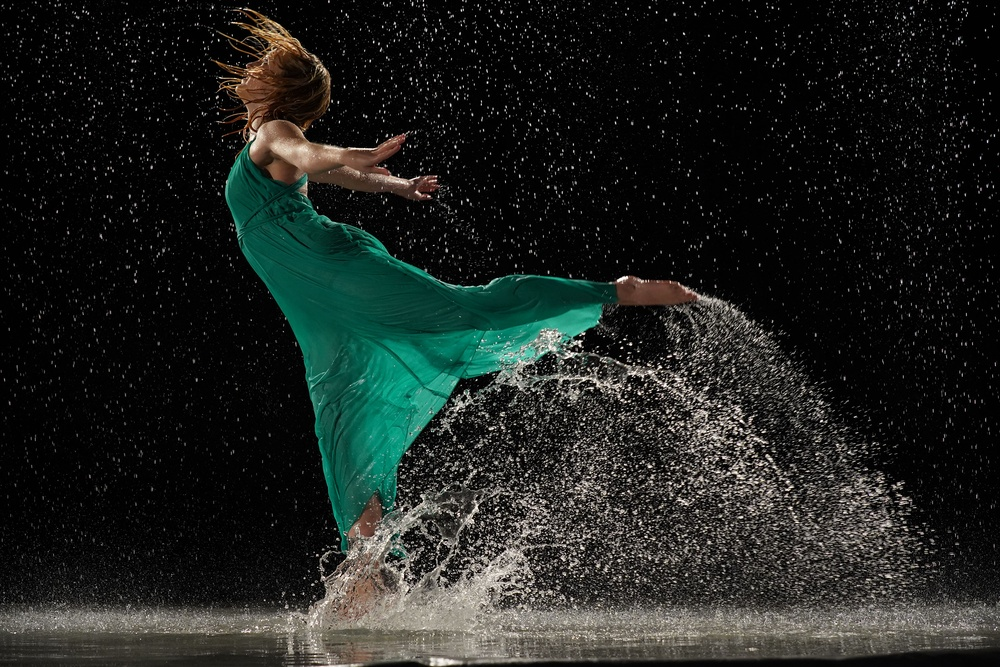
#> input picture img/DancingInWater.jpg, 1000 x 667 px, shrunk from 3000 x 2000 before the run
$ python main.py img/DancingInWater.jpg
#> lines starting #> are read from the running program, lines starting #| are printed output that depends on the picture
#!/usr/bin/env python3

import argparse
import numpy as np
from matplotlib import pyplot as plt
from PIL import Image

parser = argparse.ArgumentParser()
parser.add_argument('image_path', help='path to input image')
args = parser.parse_args()
IMAGE_PATH = args.image_path

def show_img_terminal(img_arr):
    str = ''
    for i in range(img_arr.shape[0]):
        for j in range(img_arr.shape[1]):
            #print(f'\x1b[48;2;{img_arr[i][j][0]};{img_arr[i][j][1]};{img_arr[i][j][2]}m  ', end='')
            str += f'\x1b[48;2;{img_arr[i][j][0]};{img_arr[i][j][1]};{img_arr[i][j][2]}m  '
        str += '\x1b[0m\n'
    print(str)
    print('\x1b[0m', end='')


def show_img_terminal_numbers(img_arr):
    for i in range(img_arr.shape[0]):
        for j in range(img_arr.shape[1]):
            print(img_arr[i][j], end='')
        print('')


img = Image.open(IMAGE_PATH)
#> img is the input picture: PIL image 1000x667 RGB; mean R, G, B 31.1, 35.7, 32.4
img_arr = np.asarray(img)
print('Original image:')
show_img_terminal(img_arr)
#> (printed output is left out)

RGB_TO_YIQ_MATRIX = np.array([
                              [0.299, 0.587, 0.114],
                              [0.596, -0.274, -0.322],
                              [0.211, -0.523, 0.312]
                            ])

YIQ_TO_RGB_MATRIX = np.array([
                                [1.000, 0.956, 0.621],
                                [1.000, -0.272, -0.647],
                                [1.000, -1.106, 1.703]
                            ])

img_arr_yiq = np.dot(img_arr / 255, RGB_TO_YIQ_MATRIX.T)
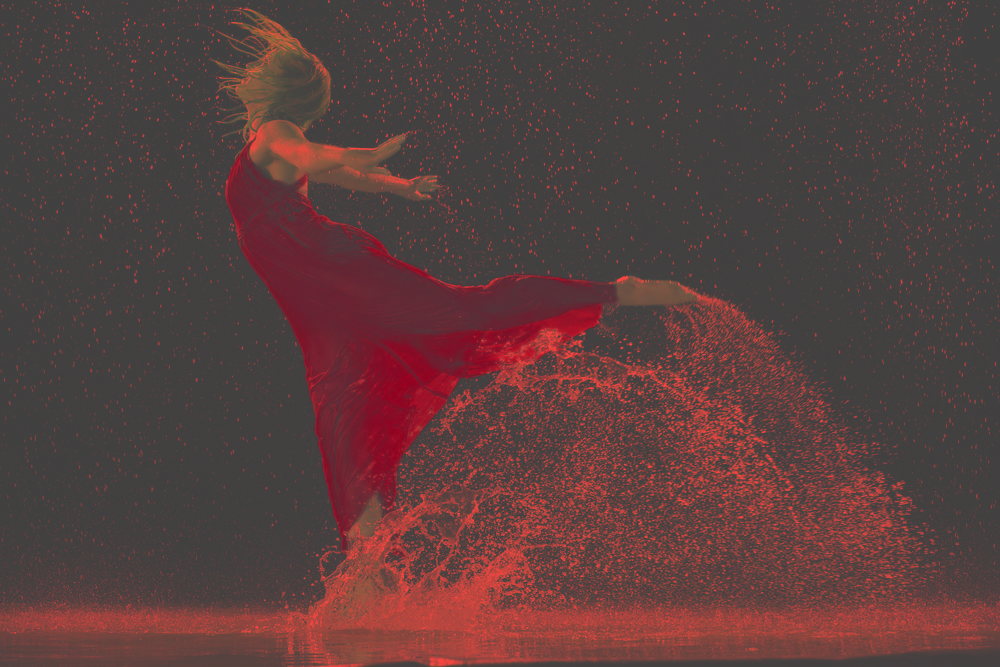
#> img_arr_yiq: shape (667, 1000, 3) float64; mean R, G, B 0.133, -0.00645, -0.00781; drawn with min black and max white
#show_img_terminal_numbers(img_arr_yiq)
print('RGB-YIQ-RGB image:')
show_img_terminal((np.dot(img_arr_yiq, YIQ_TO_RGB_MATRIX.T) * 255).round().astype(int))
